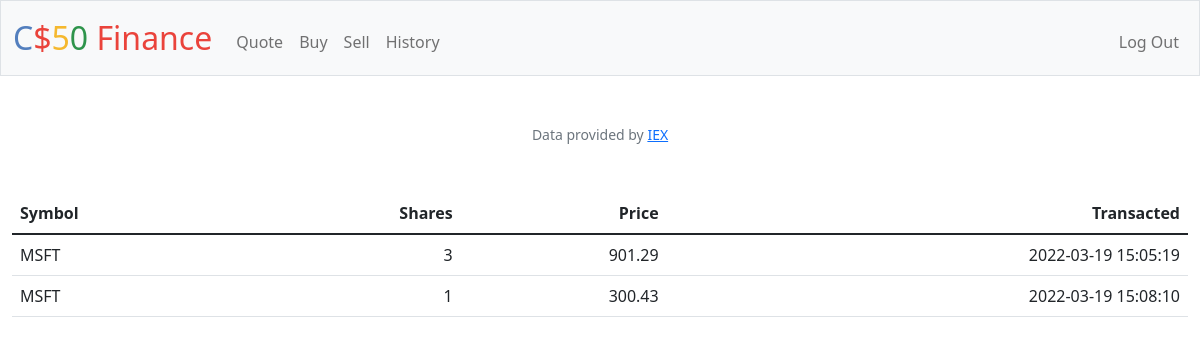
The page /history (signed in) on the database its author committed.
### tables this page shows
CREATE TABLE purchases (
id INTEGER PRIMARY KEY AUTOINCREMENT NOT NULL, symbol TEXT NOT NULL, shares INTEGER NOT NULL, price NUMERIC NOT NULL, time DATETIME NOT NULL, user_id INTEGER NOT NULL, FOREIGN KEY(user_id) REFERENCES users(id));

### app.py (the view)
@app.route("/history")
@login_required
def history():
    user = session["user_id"]
    owns = db.execute("SELECT symbol, shares, price, time FROM purchases symbol WHERE user_id = ?", user)
    return render_template("history.html", owns=owns)

### app.py (called while the page is built)
@app.after_request
def after_request(response):
    response.headers["Cache-Control"] = "no-cache, no-store, must-revalidate"
    response.headers["Expires"] = 0
    response.headers["Pragma"] = "no-cache"
    return response

### helpers.py (called while the page is built)
def login_required(f):
    @wraps(f)
    def decorated_function(*args, **kwargs):
        if session.get("user_id") is None:
            return redirect("/login")
        return f(*args, **kwargs)
    return decorated_function

### templates/history.html (shortened to what this page needs)
{% extends "layout.html" %}
{% block main %}
    <table class="table tablestriped">
        <thead>
            <tr>
                <th class="text-start">Symbol</th>
                <th class="text-end">Shares</th>
                <th class="text-end">Price</th>
                <th class="text-end">Transacted</th>
            </tr>
        </thead>
        <tbody>
            {% for own in owns %}
            <tr>
                <td class="text-start">{{ own.symbol }}</td>
                <td class="text-end">{{ own.shares }}</td>
                <td class="text-end">{{ own.price }}</td>
                <td class="text-end">{{ own.time }}</td>
            </tr>
            {% endfor %}
        </tbody>
{% endblock %}

### rows shown on the page
purchases: symbol "MSFT", shares "3", price "901.29", time "2022-03-19 15:05:19"
purchases: symbol "MSFT", shares "1", price "300.43", time "2022-03-19 15:08:10"
